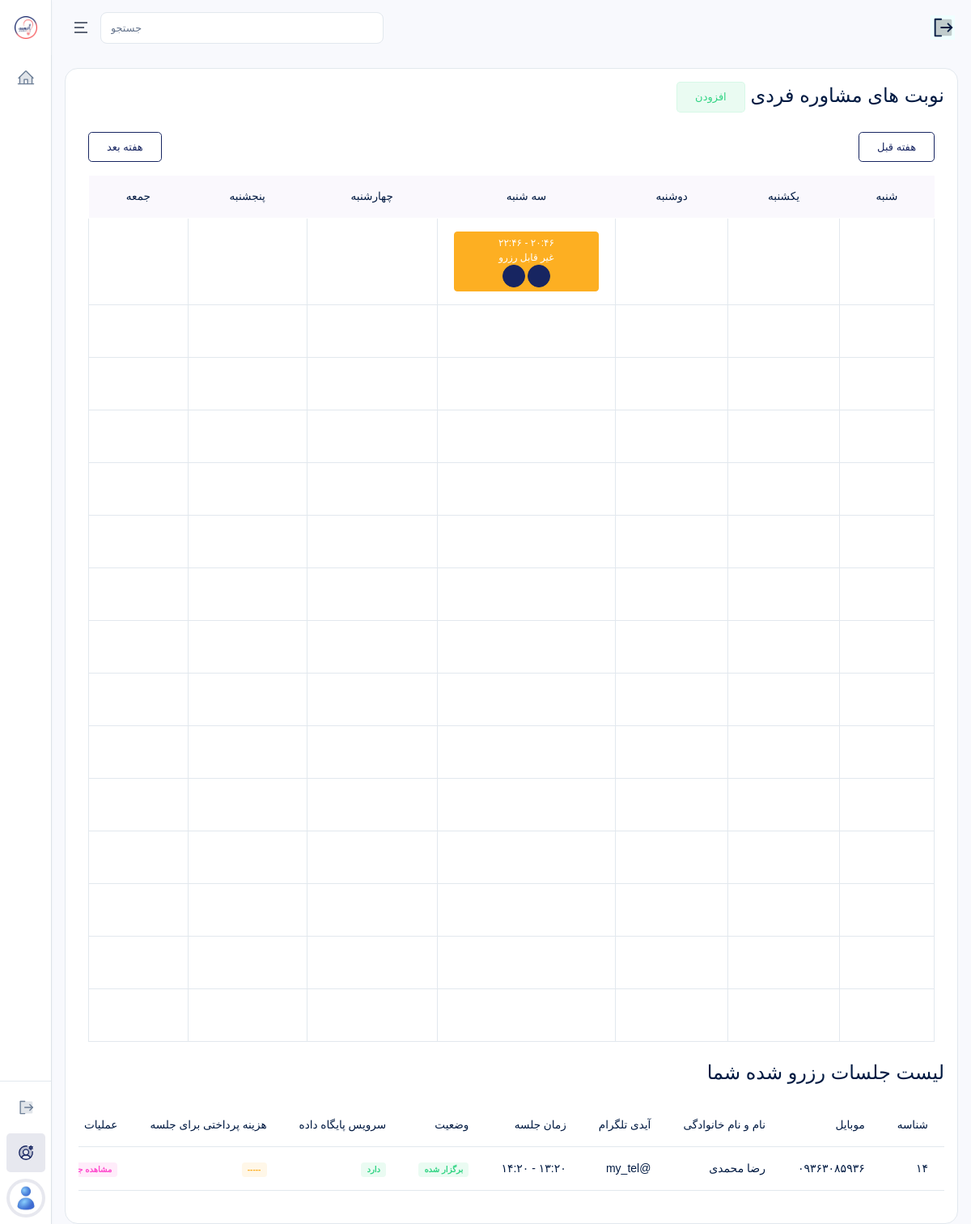
The app's page /accounts/consultants/schedules/ (signed in) with its own data.
### accounts/models.py (models this page shows, shortened)
class ConsultantSchedule(models.Model):
    consultant = models.ForeignKey(
        Consultant,
        on_delete=models.CASCADE,
        verbose_name="مشاور"
    )
    date = models.DateField(
        verbose_name="تاریخ"
    )
    start_time = models.TimeField(
        verbose_name="ساعت شروع"
    )
    end_time = models.TimeField(
        verbose_name="ساعت پایان"
    )
    is_reserved = models.BooleanField(
        default=False,
        verbose_name="رزرو شده؟"
    )
    class Meta:
        verbose_name = "برنامه حضور مشاور"
        verbose_name_plural = "برنامه های حضور مشاور"
        ordering = ["-id"]

class Student(models.Model):
    user = models.OneToOneField(User, on_delete=models.CASCADE, related_name="user_student", verbose_name="کاربر")
    a_completed = models.BooleanField(default=False)
    b_completed = models.BooleanField(default=False)
    class Meta:
        verbose_name = "داوطلب"
        verbose_name_plural = "داوطلبان"
        ordering = ["-id"]

class User(AbstractUser):
    ROLE_CHOICES = (
        ("super_admin", "مدیرکل"),
        ("supervisor", "ناظر"),
        ("consultant", "مشاور"),
        ("student", "داوطلب"),
    )
    role = models.CharField(max_length=30, choices=ROLE_CHOICES, verbose_name="نقش")
    mobile = models.CharField(max_length=15, blank=True, unique=True, verbose_name="شماره موبایل")
    avatar = models.ImageField(upload_to="avatars/", blank=True, null=True, verbose_name="تصویر پروفایل")
    is_suspended = models.BooleanField(default=False, verbose_name="تعلیق شده")
    suspension_reason = models.TextField(blank=True, verbose_name="دلیل تعلیق")
    is_limited = models.BooleanField(default=False, verbose_name="دسترسی محدود (برای مدیرکل)")
    class Meta:
        verbose_name = "کاربر"
        verbose_name_plural = "کاربران"
        ordering = ["-id"]

class StudentForm1(models.Model):
    student = models.OneToOneField(Student, on_delete=models.CASCADE, related_name="student_form_1", verbose_name="داوطلب")
    full_name = models.CharField(
        max_length=200,
        verbose_name="* نام و نام خانوادگی"
    )
    mobile = models.CharField(
        max_length=11,
        verbose_name="* شماره تماس"
    )
    telegram_id = models.CharField(
        max_length=100,
        verbose_name="* آیدی تلگرام"
    )
    age = models.PositiveSmallIntegerField(
        verbose_name="* سن"
    )
    city = models.CharField(
        max_length=100,
        verbose_name="* شهر محل زندگی"
    )
    university = models.CharField(
        max_length=200,
        verbose_name="* دانشگاه محل تحصیل دوره عمومی"
    )
    marital_status = models.CharField(
        max_length=200,
        verbose_name="* وضعیت تأهل و فرزند"
    )
    spouse_job = models.CharField(
        max_length=200,
        blank=True,
        verbose_name="شغل همسر"
    )
    employment_status = models.CharField(
        max_length=200,
        blank=True,
        verbose_name="وضعیت استخدام"
    )
    service_status = models.TextField(
        blank=True,
        verbose_name="وضعیت گذراندن طرح یا سربازی"
    )
    other_description = models.TextField(
        blank=True,
        verbose_name="سایر موارد مرتبط"
    )
    class Meta:
        verbose_name = "فرم شماره 1"
        verbose_name_plural = "فرم های شماره 1"
        ordering = ["-id"]

### payments/models.py (models this page shows, shortened)
class Consultation(models.Model):
    service = models.OneToOneField(
        ServiceToStudent,
        on_delete=models.PROTECT,
        related_name="consultation",
        verbose_name="خدمت خریداری شده"
    )
    schedule = models.ForeignKey(
        ConsultantSchedule,
        on_delete=models.CASCADE,
        related_name="schedule_consultations",
        verbose_name="برنامه حضور"
    )
    notes = models.TextField(blank=True)
    class Meta:
        verbose_name = "جلسه مشاوره"
        verbose_name_plural = "جلسات مشاوره"
        ordering = ["-id"]

class ServiceToStudent(models.Model):
    service = models.CharField(
        max_length=1,
        verbose_name="کد خدمت"
    )
    student = models.ForeignKey(
        Student,
        on_delete=models.CASCADE,
        related_name="student_to_services",
        verbose_name="داوطلب"
    )
    is_used = models.BooleanField(default=False)
    class Meta:
        verbose_name = "خدمت به داوطلب"
        verbose_name_plural = "خدمت ها به داوطلبان"
        ordering = ["-id"]

### accounts/views.py (the view)
# urls.py: path("consultants/schedules/", ConsultantScheduleListView.as_view(), name="schedule_list"),
class ConsultantScheduleListView(ListView):
    model = ConsultantSchedule
    template_name = "accounts/consultants/schedule_list.html"
    context_object_name = "schedules"
    def get_context_data(self, **kwargs):
        context = super().get_context_data(**kwargs)
        schedules = ConsultantSchedule.objects.filter(
            consultant=self.request.user.user_consultant
        ).order_by("date", "start_time")
        today = timezone.localdate()
        now = timezone.localtime()
        current_week_start = today - timedelta(days=(today.weekday() + 2) % 7)
        week_dict = defaultdict(list)
        reserved_schedules = []
        for schedule in schedules:
            consultation = Consultation.objects.filter(
                schedule=schedule
            ).select_related(
                "service__student__user"
            ).first()
            schedule.request = consultation
            if schedule.request:
                schedule.date_shamsi = jdatetime.date.fromgregorian(
                    date=schedule.date
                ).strftime("%Y/%m/%d")
                schedule.request.is_held = (
                    schedule.date < today
                )
                schedule.request.has_database = ServiceToStudent.objects.filter(
                    student=schedule.request.service.student,
                    service="5",
                    is_used=False,
                ).exists()
                payment = Payment.objects.filter(
                    order__student=schedule.request.service.student,
                    order__package__service__contains=[schedule.request.service.service],
                    status=PaymentStatus.SUCCESS,
                ).order_by("-id").first()
                schedule.request.paid_amount = payment.amount if payment else None
                reserved_schedules.append(schedule)
            week_start = schedule.date - timedelta(
                days=(schedule.date.weekday() + 2) % 7
            )
            week_dict[week_start].append(schedule)
        future = sorted(
            [w for w in week_dict if w >= current_week_start]
        )
        past = sorted(
            [w for w in week_dict if w < current_week_start]
        )
        ordered = future + past
        day_names = [
            "شنبه",
            "یکشنبه",
            "دوشنبه",
            "سه شنبه",
            "چهارشنبه",
            "پنجشنبه",
            "جمعه",
        ]
        weeks = []
        for week_start in ordered:
            days = []
            for i in range(7):
                day_date = week_start + timedelta(days=i)
                slots = sorted(
                    [
                        s
                        for s in week_dict[week_start]
                        if s.date == day_date
                    ],
                    key=lambda x: x.start_time,
                )
                days.append({
                    "name": day_names[i],
                    "date_shamsi": jdatetime.date.fromgregorian(
                        date=day_date
                    ).strftime("%Y/%m/%d"),
                    "slots": slots,
                })
            rows = []
            for r in range(15):
                row = []
                for day in days:
                    if r < len(day["slots"]):
                        slot = day["slots"][r]
                        slot_datetime = timezone.make_aware(
                            datetime.combine(slot.date, slot.start_time)
                        )
                        slot.is_available = (slot_datetime > now)
                        row.append(slot)
                    else:
                        row.append(None)
                rows.append(row)
            weeks.append({
                "title": jdatetime.date.fromgregorian(
                    date=week_start
                ).strftime("%Y/%m/%d"),
                "is_current": week_start == current_week_start,
                "days": days,
                "rows": rows,
            })
        context["weeks"] = weeks
        context["reserved_schedules"] = reserved_schedules
        return context

### pages/views.py (called while the page is built, shortened)
def global_context(request):
    has_database_service = False
    wallet = False
    nayeb_link = Consultant.objects.filter(
        user__last_name="نایب زاده"
    ).first()
    try:
        nayeb_consultant_open = User.objects.filter(id=73).first().user_consultant.show_schedules
        jahan_consultant_open = User.objects.filter(id=74).first().user_consultant.show_schedules
    except:
        nayeb_consultant_open = False
        jahan_consultant_open = False
    return {
        "has_database_service": has_database_service,
        "nayeb_link": nayeb_link,
        "wallet": wallet,
        "nayeb_consultant_open": nayeb_consultant_open,
        "jahan_consultant_open": jahan_consultant_open,
    }

### templates/accounts/consultants/schedule_list.html (shortened to what this page needs)
{% extends 'bases/dashboard.html' %}
{% load static %}
{% block content %}
<section class="section-t-space feature-course-section popular-course-section" dir="rtl">
    <div class="custom-container">
        <div class="title mb-1">
            <h4 class="mb-3">
                نوبت های مشاوره فردی
                <a href="{% url 'schedule_add' %}">
                    <span class="btn btn-success-transparent">افزودن</span>
                </a>
            </h4>
        </div>
        <div class="container my-4">
            {% if weeks %}
            <div class="d-flex justify-content-between align-items-center mb-3" style="gap: 25px;">
                <button id="prevWeek" class="btn btn-outline-primary">
                    هفته قبل
                </button>
                <button id="nextWeek" class="btn btn-outline-primary">
                    هفته بعد
                </button>
            </div>
            {% for week in weeks %}
            <div class="week-table {% if not week.is_current %}d-none{% endif %}" data-index="{{ forloop.counter0 }}"
                data-title="هفته {{ week.title }}">
                <div class="table-responsive">
                    <table class="table table-bordered table-hover align-middle text-center schedule-table">
                        <thead class="table-light">
                            <tr>
                                {% for day in week.days %}
                                <th>
                                    {{ day.name }}
                                    <br>
                                </th>
                                {% endfor %}
                            </tr>
                        </thead>
                        <tbody>
                            {% for row in week.rows %}
                            <tr>
                                {% for slot in row %}
                                <td style="height:65px">
                                    {% if slot %}
                                    {% if slot.request %}
                                        <button class="btn btn-danger btn-sm w-100">
                                            {{ slot.start_time|time:"H:i" }}
                                            -
                                            {{ slot.end_time|time:"H:i" }}
                                            <br>
                                            رزرو شده {{ slot.request.service.student.user.mobile }}
                                            <br>
                                            <a href="{% url 'show_my_student' slot.id %}" class="btn btn-icon btn-sm btn-primary rounded-pill">
                                                <i class="ri-eye-line"></i>
                                            </a>
                                        </button>
                                    {% elif not slot.is_available %}
                                        <button class="btn btn-warning btn-sm w-100">
                                            -
                                            {{ slot.end_time|time:"H:i" }}
                                            <br>
                                            غیر قابل رزرو
                                            <br>
                                            <a href="{% url 'schedule_edit' slot.id %}" class="btn btn-icon btn-sm btn-primary rounded-pill">
                                                <i class="ri-edit-line"></i>
                                            </a>
                                            <a href="{% url 'schedule_delete' slot.id %}" class="btn btn-icon btn-sm btn-primary rounded-pill">
                                                <i class="ri-delete-bin-line"></i>
                                            </a>
                                        </button>
                                    {% endif %}
                                    {% endif %}
                                </td>
                                {% endfor %}
                            </tr>
                            {% endfor %}
                        </tbody>
                    </table>
                </div>
            </div>
            {% endfor %}
            {% endif %}
        </div>
    </div>
</section>
<div class="table-responsive my-3" dir="rtl">
    <div class="card-header justify-content-between">
        <div class="card-title">
            <h4>
                لیست جلسات رزرو شده شما
            </h4>
        </div>
    </div>
    <table class="table text-nowrap table-hover my-4">
        <thead>
            <tr>
                <th scope="col">شناسه</th>
                <th scope="col">موبایل</th>
                <th scope="col">نام و نام خانوادگی</th>
                <th scope="col">آیدی تلگرام</th>
                <th scope="col">زمان جلسه</th>
                <th scope="col">وضعیت</th>
                <th scope="col">سرویس پایگاه داده</th>
                <th scope="col">هزینه پرداختی برای جلسه</th>
                <th scope="col">عملیات</th>
            </tr>
        </thead>
        <tbody>
            {% for schedule in reserved_schedules %}
            <tr>
                <td>
                    {{ schedule.id }}
                </td>
                <td>
                    {{ schedule.request.service.student.user.mobile }}
                </td>
                <td>
                    {{ schedule.request.service.student.user.get_full_name }}
                </td>
                <td>
                    {{ schedule.request.service.student.student_form_1.telegram_id }}
                </td>
                <td>
                    {{ schedule.date_shamsi }} {{ schedule.start_time }} - {{ schedule.end_time }}
                </td>
                <td>
                    {% if schedule.request.is_held %}
                    <span class="badge bg-success-transparent">برگزار شده</span>
                    {% else %}
                    <span class="badge bg-warning-transparent">برگزار نشده</span>
                    {% endif %}
                </td>
                <td>
                    {% if schedule.request.has_database %}
                    <span class="badge bg-success-transparent">دارد</span>
                    {% else %}
                    <span class="badge bg-warning-transparent">ندارد</span>
                    {% endif %}
                </td>
                <td>
                    {% if schedule.request.paid_amount %}
                    <span class="badge bg-success-transparent">{{ schedule.request.paid_amount }}</span>
                    {% else %}
                    <span class="badge bg-warning-transparent">-----</span>
                    {% endif %}
                </td>
                <td>
                    <a href="{% url 'show_my_student' schedule.id %}" class="badge bg-secondary-transparent">مشاهده جزئیات</a>
                </td>
            </tr>
            {% empty %}
            <tr>
                <td colspan="9" style="text-align: center;">
                    موردی یافت نشد.
                </td>
            </tr>
            {% endfor %}
        </tbody>
    </table>
</div>
{% endblock %}

### records on screen
ConsultantSchedule: end_time "۲۲:۴۶"
ConsultantSchedule: id "۱۴", request.service.student.user.mobile "۰۹۳۶۳۰۸۵۹۳۶", request.service.student.user.get_full_name "رضا محمدی", request.service.student.student_form_1.telegram_id "@my_tel", start_time "۱۳:۲۰", end_time "۱۴:۲۰", shows "برگزار شده", shows "دارد"

### other values on screen
{{ day.name }} "شنبه" "یکشنبه" "دوشنبه" "سه شنبه" "چهارشنبه" "پنجشنبه" "جمعه"
